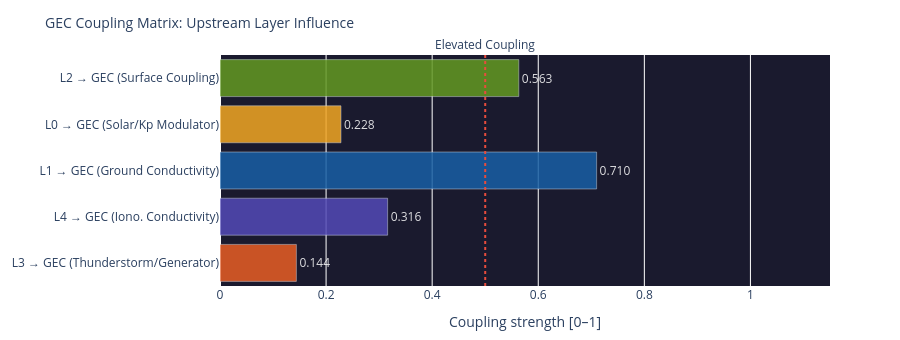

Source (notebook cell):
### Code cell
# ============================================================
# COUPLING MATRIX – How strongly does each layer influence the GEC?
# ============================================================

# Coupling strengths (0–1) from upstream layer scores
def safe(v, default=0.0):
    return float(v) if v is not None else default

coupling = {
    'L3 → GEC\n(Thunderstorm/Generator)':    safe(l3_thunder_score, 0.15),
    'L4 → GEC\n(Iono. Conductivity)':    safe(l4_ioniz, 0.3),
    'L1 → GEC\n(Ground Conductivity)':   0.71,   # stabil (Ozeananteil)
    'L0 → GEC\n(Solar/Kp Modulator)':    safe(layer0.get('score') if layer0 else None, 0.25),
    'L2 → GEC\n(Surface Coupling)':      safe(layer2.get('components',{}).get('Elec. Surface Coupling',{}).get('score') if layer2 else None, 0.3),
}

names  = list(coupling.keys())
values = list(coupling.values())
colors = ['#E85D24','#534AB7','#185FA5','#F2A623','#639922']

fig = go.Figure(go.Bar(
    x=values, y=names,
    orientation='h',
    marker_color=colors, opacity=0.85,
    text=[f'{v:.3f}' for v in values],
    textposition='outside',
    textfont=dict(color='white')
))
fig.add_vline(x=0.5, line_dash='dot', line_color='#e74c3c',
              annotation_text='Elevated Coupling', annotation_position='top')
fig.update_layout(
    title=dict(text='GEC Coupling Matrix: Upstream Layer Influence', font=dict(size=14)),
    xaxis=dict(title='Coupling strength [0–1]', range=[0, 1.15]),
    height=340, plot_bgcolor='#1a1a2e', paper_bgcolor='rgba(0,0,0,0)',
    margin=dict(l=180, r=70, t=55, b=40)
)
fig.show()

### Figure 1 — Plotly figure (JSON) as saved in the notebook; plotly's stock layout.template omitted (floating-point values rounded to 4 significant figures)
{"data": [{"marker": {"color": ["#E85D24", "#534AB7", "#185FA5", "#F2A623", "#639922"]}, "opacity": 0.85, "orientation": "h", "text": ["0.144", "0.316", "0.710", "0.228", "0.563"], "textfont": {"color": "white"}, "textposition": "outside", "type": "bar", "x": [0.144, 0.316, 0.71, 0.2281, 0.5633], "y": ["L3 → GEC\n(Thunderstorm/Generator)", "L4 → GEC\n(Iono. Conductivity)", "L1 → GEC\n(Ground Conductivity)", "L0 → GEC\n(Solar/Kp Modulator)", "L2 → GEC\n(Surface Coupling)"]}], "layout": {"annotations": [{"showarrow": false, "text": "Elevated Coupling", "x": 0.5, "xanchor": "center", "xref": "x", "y": 1, "yanchor": "bottom", "yref": "y domain"}], "height": 340, "margin": {"b": 40, "l": 180, "r": 70, "t": 55}, "paper_bgcolor": "rgba(0,0,0,0)", "plot_bgcolor": "#1a1a2e", "shapes": [{"line": {"color": "#e74c3c", "dash": "dot"}, "type": "line", "x0": 0.5, "x1": 0.5, "xref": "x", "y0": 0, "y1": 1, "yref": "y domain"}], "title": {"font": {"size": 14}, "text": "GEC Coupling Matrix: Upstream Layer Influence"}, "xaxis": {"range": [0, 1.15], "title": {"text": "Coupling strength [0–1]"}}}}
